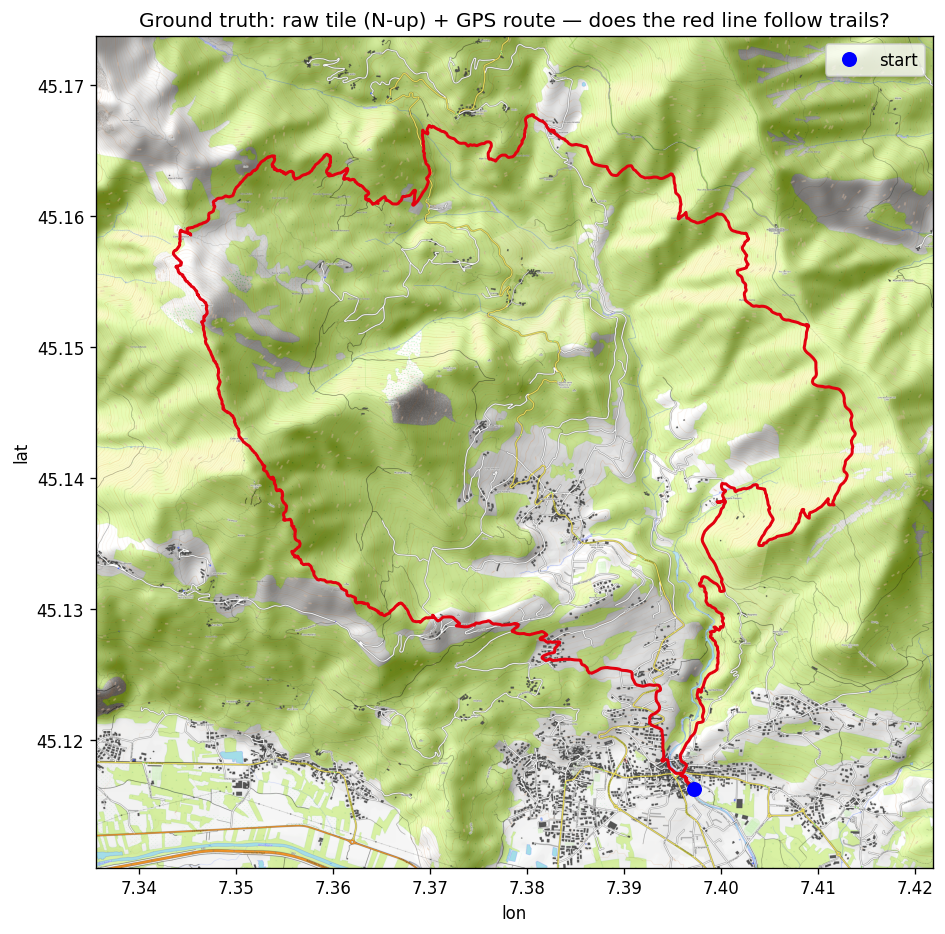

Recreate this plot in Python.
import math, numpy as np
import matplotlib; matplotlib.use("Agg")
import matplotlib.pyplot as plt
from PIL import Image
from flex import lat, lon, ele, smooth, simplify

ele_s = smooth(ele)
idx = simplify(1.0, ele_s, "rdp", dim=3)
rlat = [lat[i] for i in idx]; rlon = [lon[i] for i in idx]

mlat, mlon = 0.006, 0.008
la_lo, la_hi = min(lat)-mlat, max(lat)+mlat
lo_lo, lo_hi = min(lon)-mlon, max(lon)+mlon

CACHE = "/private/tmp/claude-501/-Users-fabio-Workspace-strava/dbc53142-5e1e-4343-8980-7dc43383ae7e/scratchpad/otm"
Z = 16
def deg2num(la, lo):
    n = 2**Z; return (lo+180)/360*n, (1-math.asinh(math.tan(math.radians(la)))/math.pi)/2*n
xfw, yfn = deg2num(la_hi, lo_lo); xfe, yfs = deg2num(la_lo, lo_hi)
tx0, tx1, ty0, ty1 = int(xfw), int(xfe), int(yfn), int(yfs)
mosaic = Image.new("RGB", ((tx1-tx0+1)*256, (ty1-ty0+1)*256))
for tx in range(tx0, tx1+1):
    for ty in range(ty0, ty1+1):
        mosaic.paste(Image.open(f"{CACHE}/{Z}_{tx}_{ty}.png").convert("RGB"),
                     ((tx-tx0)*256, (ty-ty0)*256))
crop = mosaic.crop((int((xfw-tx0)*256), int((yfn-ty0)*256),
                    int((xfe-tx0)*256), int((yfs-ty0)*256)))

# raw tile, North-up: origin='upper' places row0 (North) at top — standard map orientation
plt.figure(figsize=(9, 9))
plt.imshow(np.asarray(crop), extent=[lo_lo, lo_hi, la_lo, la_hi], origin="upper", aspect="auto")
plt.plot(rlon, rlat, "-", color="#e3000f", lw=1.8)
plt.plot(rlon[0], rlat[0], "o", color="blue", ms=8, label="start")
plt.xlabel("lon"); plt.ylabel("lat"); plt.legend()
plt.title("Ground truth: raw tile (N-up) + GPS route — does the red line follow trails?")
plt.savefig("verify_orient.png", dpi=120, bbox_inches="tight")
print("wrote verify_orient.png")
